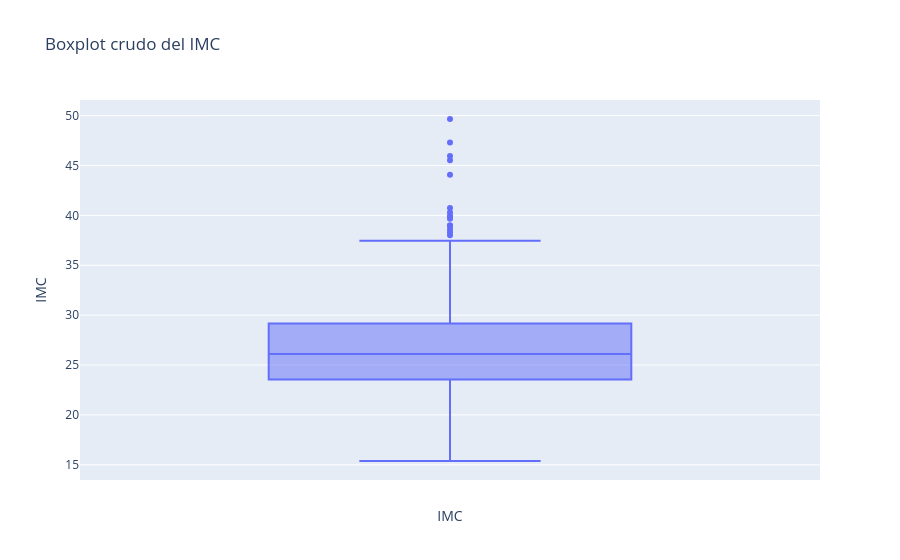
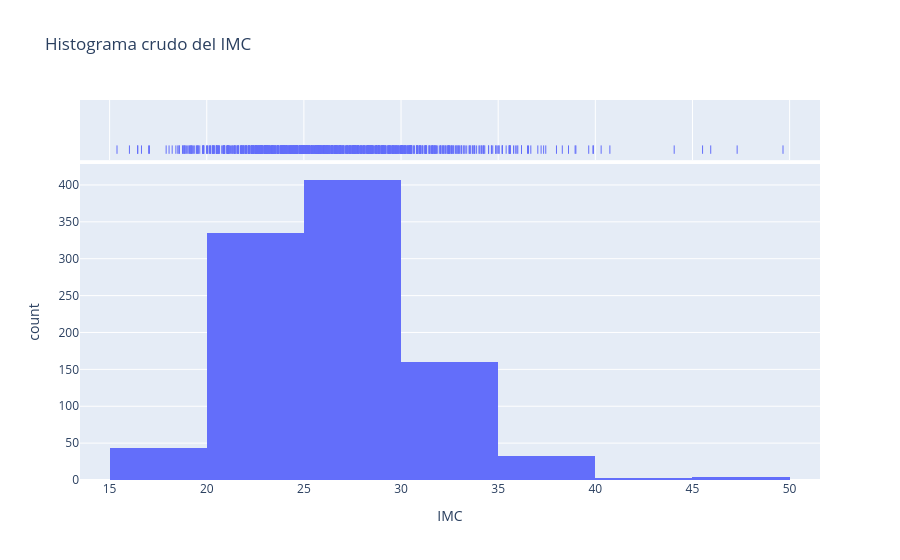
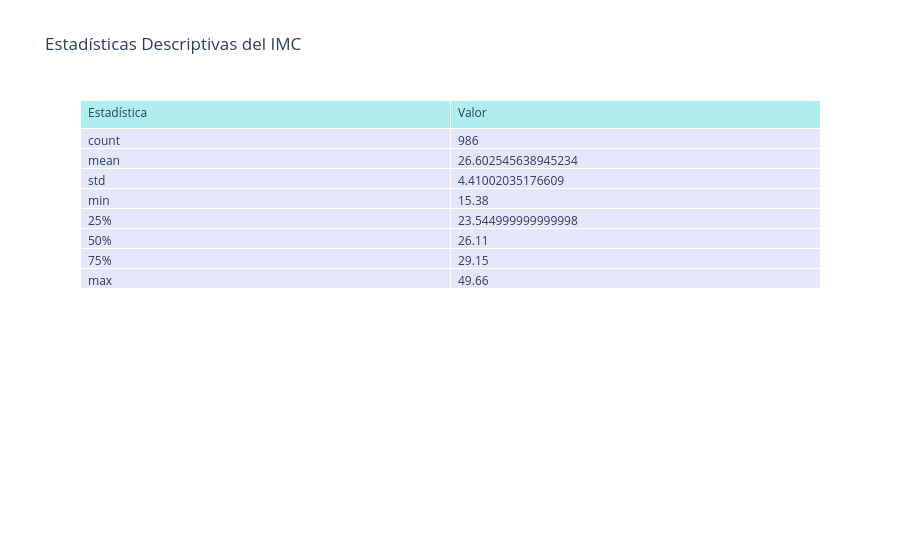
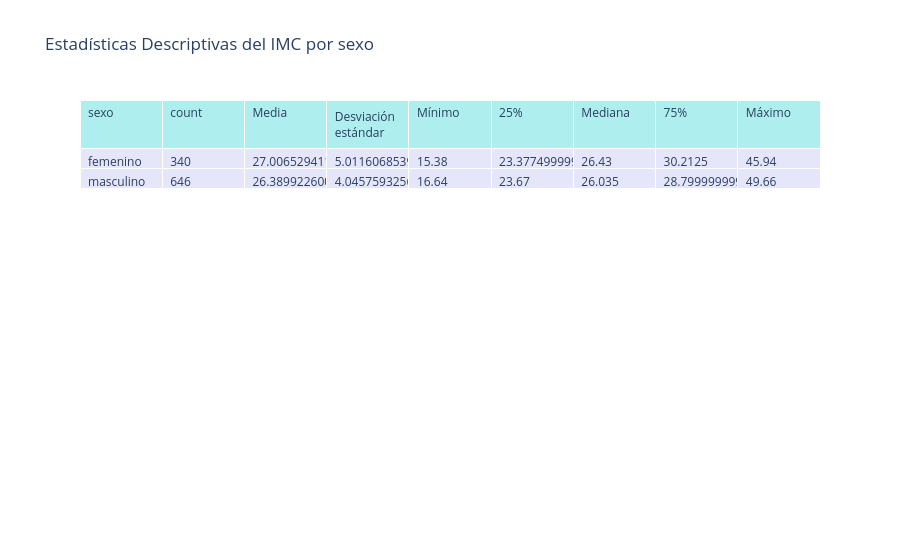

Notebook code cell kept with these figures, in order:
### Markdown cell above
### IMC

### Code cell
intervalos = {
    'IMC': [0, 19.9, 24.9, 29.9, 40, max(datos.datos['IMC'])+1]
}

# Agrupaciones disponibles
agrupaciones = [
    'sexo',
    'tipo_de_afiliacion',
    'escolaridad',
    'diabetes mellitus',
    'hipercolesterolemia',
    'dislipidemia'
]
def plot_all():
    fig = px.box(datos.datos, y='IMC', title='Boxplot crudo del IMC')
    fig.update_layout(xaxis_title='IMC')
    fig.show()
    fig = px.histogram(datos.datos, x='IMC', nbins=10, title='Histograma crudo del IMC', marginal='rug')
    fig.update_layout(xaxis_title='IMC')
    fig.show()

    # Mostrar tabla descriptiva general
    tabla = datos.datos['IMC'].describe().reset_index()
    tabla.columns = ['Estadística', 'Valor']
    fig = go.Figure(data=[go.Table(
        header=dict(values=list(tabla.columns), fill_color='paleturquoise', align='left'),
        cells=dict(values=[tabla[col] for col in tabla.columns], fill_color='lavender', align='left')
    )])
    fig.update_layout(title_text='Estadísticas Descriptivas del IMC')
    fig.show()

    # Graficar IMC por cada agrupación, excluyendo 'lugar_de_procedencia' y 'lugar_de_nacimiento'
    for agrupacion in agrupaciones:
        if agrupacion in ['tipo_de_afiliacion','escolaridad']:
            continue

        # Estadísticas descriptivas por agrupación
        tabla2 = datos.datos.groupby(agrupacion)['IMC'].describe().reset_index()
        tabla2 = tabla2.rename(columns={'mean': 'Media', 'std': 'Desviación estándar', '50%': 'Mediana', 'min': 'Mínimo', 'max': 'Máximo'})
        fig = go.Figure(data=[go.Table(
            header=dict(values=list(tabla2.columns), fill_color='paleturquoise', align='left'),
            cells=dict(values=[tabla2[col] for col in tabla2.columns], fill_color='lavender', align='left')
        )])
        fig.update_layout(title_text=f'Estadísticas Descriptivas del IMC por {agrupacion}')
        fig.show()

        # Boxplot y histograma por agrupación
        fig = px.box(datos.datos, x='IMC', y=agrupacion, title=f'Boxplot del IMC por {agrupacion}')
        fig.update_layout(xaxis_title='IMC')
        fig.show()

        fig = px.histogram(datos.datos, x='IMC', color=agrupacion, nbins=10, title=f'Histograma del IMC por {agrupacion}', marginal='rug')
        fig.update_layout(xaxis_title='IMC')
        fig.show()


    
    datos.datos['IMC_intervalo'] = pd.cut(datos.datos['IMC'], bins=[0, 19.9, 24.9, 29.9, 40.0, 50.66])
    datos.datos['IMC_intervalo'] = datos.datos['IMC_intervalo'].astype(str)

        
    tabla3 = datos.datos.groupby('IMC_intervalo')['IMC'].describe().reset_index()
    tabla3 = tabla3.rename(columns={'mean': 'Media', 'std': 'Desviación estándar', '50%': 'Mediana', 'min': 'Mínimo', 'max': 'Máximo'})
    fig = go.Figure(data=[go.Table(
        header=dict(values=list(tabla3.columns), fill_color='paleturquoise', align='left'),
        cells=dict(values=[tabla3[col] for col in tabla3.columns], fill_color='lavender', align='left')
    )])
    fig.update_layout(title_text='Estadísticas Descriptivas del IMC por Intervalos')
    fig.show()

    orden_intervalos = ['(0.0, 19.9]', '(19.9, 24.9]', '(24.9, 29.9]', '(29.9, 40.0]', '(40.0, 50.66]']
    fig = px.box(datos.datos, x=pd.Categorical(datos.datos['IMC_intervalo'], categories=orden_intervalos, ordered=True), 
                y='IMC', title="Boxplot del IMC por Intervalos", color_discrete_sequence=["blue"])
    fig.update_layout(xaxis_title='Intervalo IMC', yaxis_title='IMC', xaxis={'categoryorder':'array', 'categoryarray':orden_intervalos})
    fig.show()
plot_all()
for agrupacion in ['lugar_de_procedencia', 'lugar_de_nacimiento']:
    tabla_freq = datos.datos[agrupacion].value_counts().reset_index()
    tabla_freq.columns = [agrupacion, 'Frecuencia']
    fig = go.Figure(data=[go.Table(
        header=dict(values=list(tabla_freq.columns), fill_color='paleturquoise', align='left'),
        cells=dict(values=[tabla_freq[col] for col in tabla_freq.columns], fill_color='lavender', align='left')
    )])
    fig.update_layout(title_text=f'Tabla de Frecuencias para {agrupacion}')
    fig.show()

### Figure 1 — Plotly figure (JSON) as saved in the notebook; plotly's stock layout.template omitted (floating-point values rounded to 4 significant figures; data arrays with more than 128 entries replaced by an {"elided": "..."} marker saying what was removed)
{"data": [{"alignmentgroup": "True", "hovertemplate": "IMC=%{y}<extra></extra>", "legendgroup": "", "marker": {"color": "#636efa"}, "name": "", "notched": false, "offsetgroup": "", "orientation": "v", "showlegend": false, "type": "box", "x0": " ", "xaxis": "x", "y": {"elided": "987 float values"}, "y0": " ", "yaxis": "y"}], "layout": {"boxmode": "group", "legend": {"tracegroupgap": 0}, "title": {"text": "Boxplot crudo del IMC"}, "xaxis": {"anchor": "y", "domain": [0, 1], "title": {"text": "IMC"}}, "yaxis": {"anchor": "x", "domain": [0, 1], "title": {"text": "IMC"}}}}

### Figure 2 — Plotly figure (JSON) as saved in the notebook; plotly's stock layout.template omitted (floating-point values rounded to 4 significant figures; data arrays with more than 128 entries replaced by an {"elided": "..."} marker saying what was removed)
{"data": [{"alignmentgroup": "True", "bingroup": "x", "hovertemplate": "IMC=%{x}<br>count=%{y}<extra></extra>", "legendgroup": "", "marker": {"color": "#636efa", "pattern": {"shape": ""}}, "name": "", "nbinsx": 10, "offsetgroup": "", "orientation": "v", "showlegend": false, "type": "histogram", "x": {"elided": "987 float values"}, "xaxis": "x", "yaxis": "y"}, {"alignmentgroup": "True", "boxpoints": "all", "fillcolor": "rgba(255,255,255,0)", "hoveron": "points", "hovertemplate": "IMC=%{x}<extra></extra>", "jitter": 0, "legendgroup": "", "line": {"color": "rgba(255,255,255,0)"}, "marker": {"color": "#636efa", "symbol": "line-ns-open"}, "name": "", "offsetgroup": "", "showlegend": false, "type": "box", "x": {"elided": "987 float values"}, "xaxis": "x2", "yaxis": "y2"}], "layout": {"barmode": "relative", "legend": {"tracegroupgap": 0}, "title": {"text": "Histograma crudo del IMC"}, "xaxis": {"anchor": "y", "domain": [0, 1], "title": {"text": "IMC"}}, "xaxis2": {"anchor": "y2", "domain": [0, 1], "matches": "x", "showgrid": true, "showticklabels": false}, "yaxis": {"anchor": "x", "domain": [0, 0.8316], "title": {"text": "count"}}, "yaxis2": {"anchor": "x2", "domain": [0.8416, 1], "matches": "y2", "showgrid": false, "showline": false, "showticklabels": false, "ticks": ""}}}

### Figure 3 — Plotly figure (JSON) as saved in the notebook; plotly's stock layout.template omitted (floating-point values rounded to 4 significant figures)
{"data": [{"cells": {"align": "left", "fill": {"color": "lavender"}, "values": [["count", "mean", "std", "min", "25%", "50%", "75%", "max"], [986, 26.6, 4.41, 15.38, 23.54, 26.11, 29.15, 49.66]]}, "header": {"align": "left", "fill": {"color": "paleturquoise"}, "values": ["Estadística", "Valor"]}, "type": "table"}], "layout": {"title": {"text": "Estadísticas Descriptivas del IMC"}}}

### Figure 4 — Plotly figure (JSON) as saved in the notebook; plotly's stock layout.template omitted (floating-point values rounded to 4 significant figures)
{"data": [{"cells": {"align": "left", "fill": {"color": "lavender"}, "values": [["femenino", "masculino"], [340, 646], [27.01, 26.39], [5.012, 4.046], [15.38, 16.64], [23.38, 23.67], [26.43, 26.04], [30.21, 28.8], [45.94, 49.66]]}, "header": {"align": "left", "fill": {"color": "paleturquoise"}, "values": ["sexo", "count", "Media", "Desviación estándar", "Mínimo", "25%", "Mediana", "75%", "Máximo"]}, "type": "table"}], "layout": {"title": {"text": "Estadísticas Descriptivas del IMC por sexo"}}}
